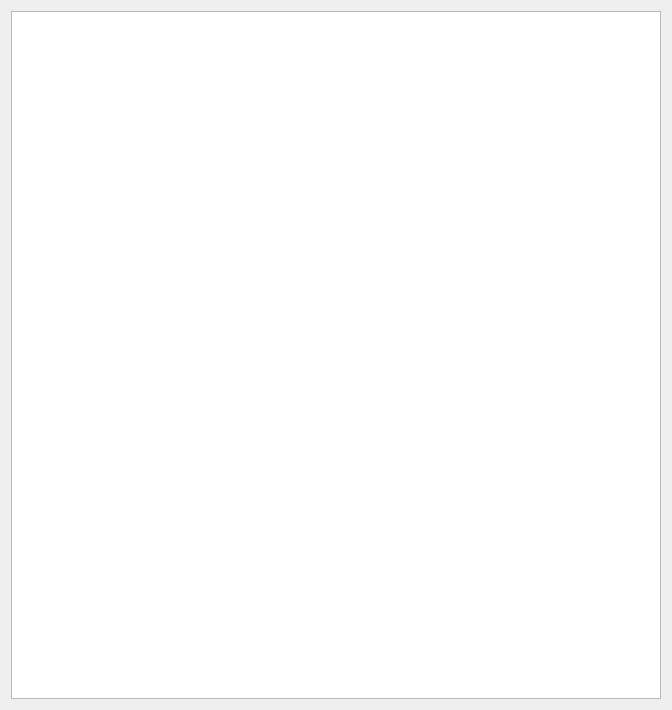
<?xml version="1.0" encoding="UTF-8"?>
<ui version="4.0">
 <class>PlaybackLogDialog</class>
 <widget class="QDialog" name="PlaybackLogDialog">
  <property name="geometry">
   <rect>
    <x>0</x>
    <y>0</y>
    <width>672</width>
    <height>710</height>
   </rect>
  </property>
  <property name="windowTitle">
   <string>Dialog</string>
  </property>
  <layout class="QVBoxLayout" name="verticalLayout">
   <item>
    <widget class="QTableView" name="tableView"/>
   </item>
  </layout>
 </widget>
 <resources/>
 <connections/>
</ui>
